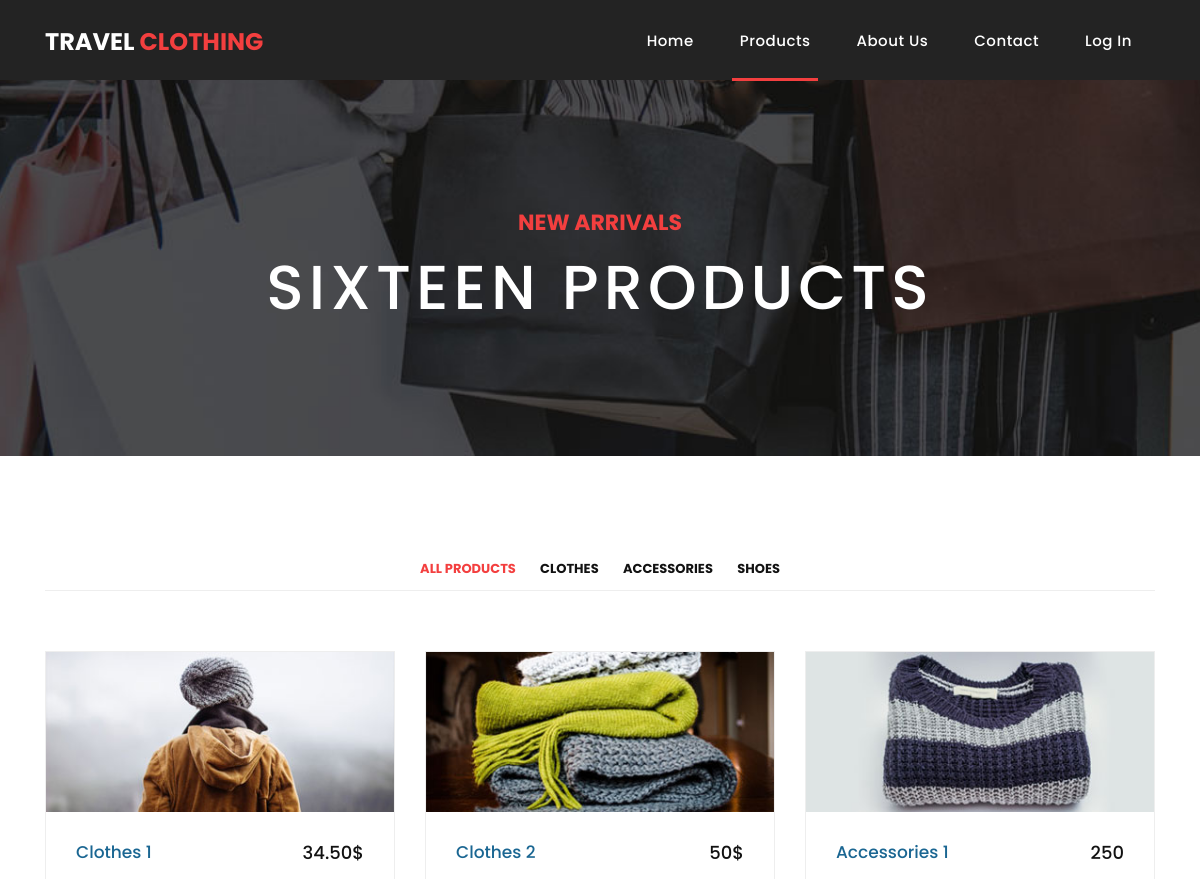
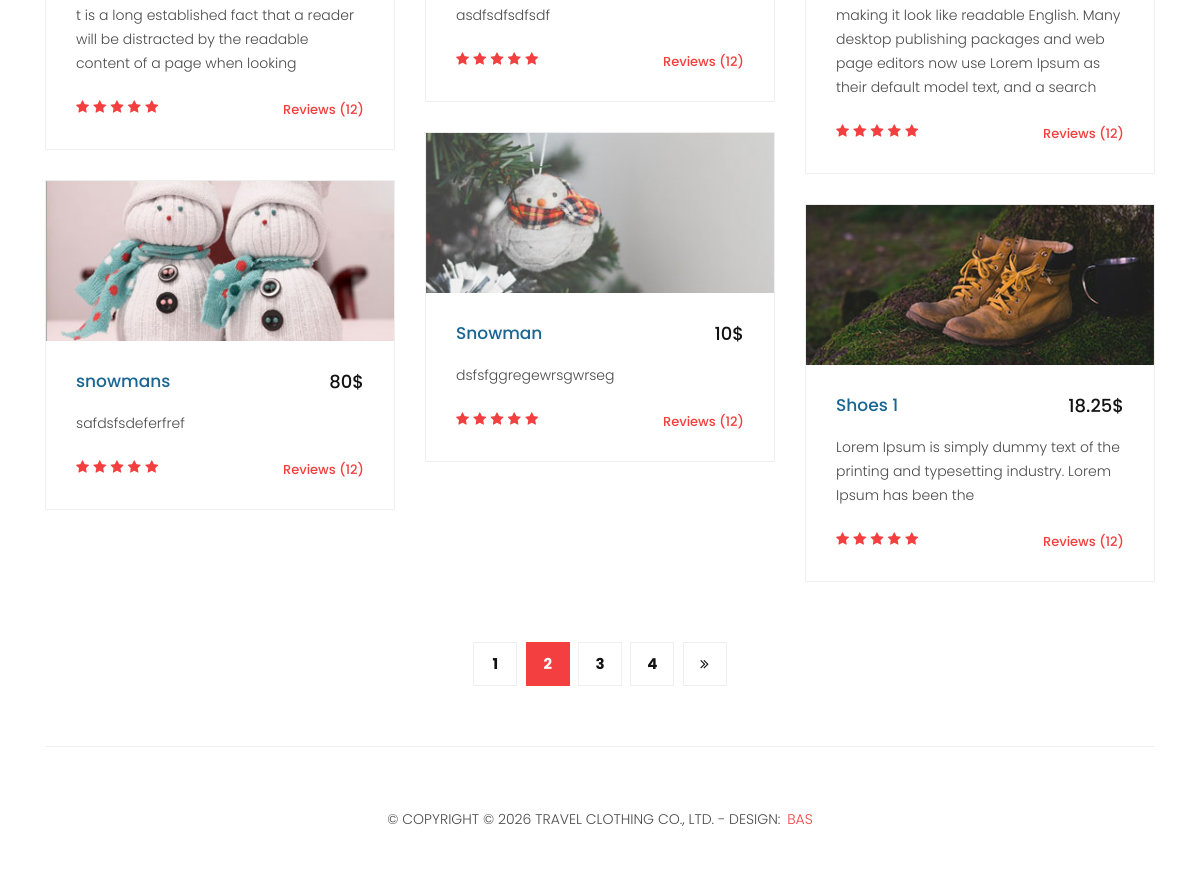
Page /products on the committed database (2 pictures, top to bottom).
### main/models.py (models this page shows, shortened)
class Header(models.Model):
    title = models.CharField('Title', max_length=50)
    colored_title = models.CharField('Colored Title', max_length=50)
    path1 = models.CharField('Path 1', max_length=50)
    path2 = models.CharField('Path 2', max_length=50)
    path3 = models.CharField('Path 3', max_length=50)
    path4 = models.CharField('Path 4', max_length=50)
    path5 = models.CharField('Path 5', max_length=50)
    class Meta:
        verbose_name = 'Header'
        verbose_name_plural = 'Header'

class ProductTitle(models.Model):
    title = models.CharField('Title', max_length=50)
    subtitle = models.CharField('Subtitle', max_length=50)
    img = models.ImageField('Image', upload_to='images')

class ProductCategory(models.Model):
    name = models.CharField('Category Name', max_length=50)
    class Meta:
        verbose_name = 'Product Category'
        verbose_name_plural = 'Product Categories'

class Product(models.Model):
    category = models.ForeignKey(ProductCategory, on_delete=models.CASCADE, related_name='cat_prod')
    img = models.ImageField('Name', upload_to='images')
    name = models.CharField('Name', max_length=50)
    text = models.TextField('Text')
    price = models.CharField('Price', max_length=50)

class Footer(models.Model):
    text = models.TextField('Copyright')
    name = models.CharField('Name', max_length=50)
    name_link = models.CharField('Name Link', max_length=50)
    class Meta:
        verbose_name = 'Footer'
        verbose_name_plural = 'Footer'

### main/views.py (the view)
# urls.py: path('products', views.products, name='products'),
def products(request):
    product_title = ProductTitle.objects.all()[0]
    product_category = ProductCategory.objects.all()
    return render(request, 'main/products.html', context={
        'link':'products',
        'header_content':double_content()[0],
        'footer_content':double_content()[1],
        'product_title':product_title,
        'product_category':product_category,
    })

### main/views.py (called while the page is built)
def double_content():
    header_content = Header.objects.all()[0]
    footer_content = Footer.objects.all()[0]
    return [header_content, footer_content]

### main/templates/main/products.html (shortened to what this page needs)
{% extends 'main/base.html' %}
  {% block body %}
    <div style="background-image: url({{ product_title.img.url }});" class="page-heading products-heading header-text">
      <div class="container">
        <div class="row">
          <div class="col-md-12">
            <div class="text-content">
              <h4>{{ product_title.title }}</h4>
              <h2>{{ product_title.subtitle }}</h2>
            </div>
          </div>
        </div>
      </div>
    </div>
    <div class="products">
      <div class="container">
        <div class="row">
          <div class="col-md-12">
            <div class="filters">
              <ul>
                  <a href=""><li class="active" data-filter="*">All Products</li></a>
                  {% for i in product_category %}
                    <a href="{% url 'index_detail' i.id %}"><li>{{ i.name }}</li></a>
                  {% endfor %}
              </ul>
            </div>
          </div>
          <div class="col-md-12">
            <div class="filters-content">
                <div class="row grid">
                  {% for i in product_category %}
                        {% for j in i.cat_prod.all %}
                            <div class="col-lg-4 col-md-4 all des">
                                <div class="product-item">
                                  <a href="#"><img src="{{ j.img.url }}" alt=""></a>
                                  <div class="down-content">
                                    <a href="#"><h4>{{ j.name }}</h4></a>
                                    <h6>{{ j.price }}</h6>
                                    <p>{{ j.text }}</p>
                                    <ul class="stars">
                                      <li><i class="fa fa-star"></i></li>
                                      <li><i class="fa fa-star"></i></li>
                                      <li><i class="fa fa-star"></i></li>
                                      <li><i class="fa fa-star"></i></li>
                                      <li><i class="fa fa-star"></i></li>
                                    </ul>
                                    <span>Reviews (12)</span>
                                  </div>
                                </div>
                            </div>
                        {% endfor %}
                    {% endfor %}
                </div>
            </div>
          </div>
          <div class="col-md-12">
            <ul class="pages">
              <li><a href="#">1</a></li>
              <li class="active"><a href="#">2</a></li>
              <li><a href="#">3</a></li>
              <li><a href="#">4</a></li>
              <li><a href="#"><i class="fa fa-angle-double-right"></i></a></li>
            </ul>
          </div>
        </div>
      </div>
    </div>
  {% endblock %}

### main/templates/main/base.html (shortened to what this page needs)
{% load static %}
<!DOCTYPE html>
<html lang="en">
  <head>
    <link href="{% static 'vendor/bootstrap/css/bootstrap.min.css' %}" rel="stylesheet">
    <link rel="stylesheet" href="{% static 'assets/css/fontawesome.css' %}">
    <link rel="stylesheet" href="{% static 'assets/css/templatemo-sixteen.css' %}">
    <link rel="stylesheet" href="{% static 'assets/css/owl.css' %}">
    <link rel="stylesheet" href="{% static 'assets/css/style.css' %}">
  </head>
    <body>
        <header class="">
          <nav class="navbar navbar-expand-lg">
            <div class="container">
              <a class="navbar-brand" href="{% url 'index' %}"><h2>{{ header_content.title }} <em>{{ header_content.colored_title }}</em></h2></a>
              <div class="collapse navbar-collapse" id="navbarResponsive">
                <ul class="navbar-nav ml-auto">
                  <li class="nav-item {% if link == 'index' %}active{% endif %}">
                    <a class="nav-link" href="{% url 'index' %}">{{ header_content.path1 }}
                    </a>
                  </li>
                  <li class="nav-item {% if link == 'products' %}active{% endif %}">
                    <a class="nav-link" href="{% url 'products' %}">{{ header_content.path2 }}</a>
                  </li>
                  <li class="nav-item {% if link == 'about' %}active{% endif %}">
                    <a class="nav-link" href="{% url 'about' %}">{{ header_content.path3 }}</a>
                  </li>
                  <li class="nav-item {% if link == 'contact' %}active{% endif %}">
                    <a class="nav-link" href="{% url 'contact' %}">{{ header_content.path4 }}</a>
                  </li>
                  {% if user.is_authenticated %}
                    <li class="nav-item">
                      <a class="nav-link" href="{% url 'logout' %}">Log Out {{ user.username }}</a>
                    </li>
                  {% else %}
                    <li class="nav-item {% if link == 'login' %}active{% endif %}">
                      <a class="nav-link" href="{% url 'login' %}">{{ header_content.path5 }}</a>
                    </li>
                  {% endif %}
                </ul>
              </div>
            </div>
          </nav>
        </header>
        {% block body %}{% endblock %}
        <footer>
            <div class="container">
              <div class="row">
                <div class="col-md-12">
                  <div class="inner-content">
                    <p>&copy; {{ footer_content.text }}
                    <a rel="nofollow noopener" href="{{ footer_content.name_link }}" target="_blank">{{ footer_content.name }}</a></p>
                  </div>
                </div>
              </div>
            </div>
          </footer>
    </body>
</html>

### main/static/assets/css/templatemo-sixteen.css (style rules this page uses)
body { font-family: 'Poppins', sans-serif; overflow-x: hidden; text-rendering: optimizeLegibility; -webkit-font-smoothing: antialiased; -moz-osx-font-smoothing: grayscale; }
p { margin-bottom: 0px; font-size: 14px; font-weight: 300; color: #4a4a4a; line-height: 24px; }
a { text-decoration: none!important; }
ul { padding: 0; margin: 0; list-style: none; }
h1,h2,h3,h4,h5,h6 { margin: 0px; }
.page-heading { padding: 210px 0px 130px 0px; text-align: center; background-position: center center; background-repeat: no-repeat; background-size: cover; }
.page-heading .text-content h4 { color: #f33f3f; font-size: 22px; text-transform: uppercase; font-weight: 700; margin-bottom: 15px; }
.page-heading .text-content h2 { color: #fff; font-size: 62px; text-transform: uppercase; letter-spacing: 5px; }
header { position: absolute; z-index: 99999; width: 100%; height: 80px; background-color: #232323; -webkit-transition: all 0.3s ease-in-out 0s; -moz-transition: all 0.3s ease-in-out 0s; -o-transition: all 0.3s ease-in-out 0s; transition: all 0.3s ease-in-out 0s; }
header .navbar { padding: 17px 0px; }
.navbar .navbar-brand { float: left; margin-top: -12px; outline: none; }
.navbar .navbar-brand h2 { color: #fff; text-transform: uppercase; font-size: 24px; font-weight: 700; -webkit-transition: all .3s ease 0s; -moz-transition: all .3s ease 0s; -o-transition: all .3s ease 0s; transition: all .3s ease 0s; }
.navbar .navbar-brand h2 em { font-style: normal; color: #f33f3f; }
#navbarResponsive { z-index: 999; }
.navbar-collapse { text-align: center; }
.navbar .navbar-nav .nav-item { margin: 0px 15px; }
.navbar .navbar-nav a.nav-link { text-transform: capitalize; font-size: 15px; font-weight: 500; letter-spacing: 0.5px; color: #fff; transition: all 0.5s; margin-top: 5px; }
.navbar .navbar-nav .nav-link:hover, .navbar .navbar-nav .active>.nav-link, .navbar .navbar-nav .nav-link.active, .navbar .navbar-nav .nav-link.show, .navbar .navbar-nav .show>.nav-link { color: #fff; padding-bottom: 25px; border-bottom: 3px solid #f33f3f; }
.product-item { border: 1px solid #eee; margin-bottom: 30px; }
.product-item .down-content { padding: 30px; position: relative; }
.product-item img { width: 100%; overflow: hidden; }
.product-item .down-content h4 { font-size: 17px; color: #1a6692; margin-bottom: 20px; }
.product-item .down-content h6 { position: absolute; top: 30px; right: 30px; font-size: 18px; color: #121212; }
.product-item .down-content p { margin-bottom: 20px; }
.product-item .down-content ul li { display: inline-block; }
.product-item .down-content ul li i { color: #f33f3f; font-size: 14px; }
.product-item .down-content span { position: absolute; right: 30px; bottom: 30px; font-size: 13px; color: #f33f3f; font-weight: 500; }
footer { text-align: center; }
footer .inner-content { border-top: 1px solid #eee; margin-top: 60px; padding: 60px 0px; }
footer .inner-content p { text-transform: uppercase; }
footer .inner-content p a { color: #f33f3f; margin-left: 3px; }
.products { margin-top: 100px; }
.products .filters { text-align: center; border-bottom: 1px solid #eee; padding-bottom: 10px; margin-bottom: 60px; }
.products .filters li { text-transform: uppercase; font-size: 13px; font-weight: 700; color: #121212; display: inline-block; margin: 0px 10px; transition: all .3s; cursor: pointer; }
.products .filters ul li.active, .products .filters ul li:hover { color: #f33f3f; }
.products ul.pages { margin-top: 30px; text-align: center; }
.products ul.pages li { display: inline-block; margin: 0px 2px; }
.products ul.pages li a { width: 44px; height: 44px; display: inline-block; line-height: 42px; border: 1px solid #eee; font-size: 15px; font-weight: 700; color: #121212; transition: all .3s; }
.products ul.pages li a:hover, .products ul.pages li.active a { background-color: #f33f3f; border-color: #f33f3f; color: #fff; }

### rows in the picture
Header: title "TRAVEL", colored_title "CLOTHING", path1 "Home", path2 "Products", path3 "About Us", path4 "Contact", path5 "Log In"
ProductTitle: img (picture), title "NEW ARRIVALS", subtitle "SIXTEEN PRODUCTS"
ProductCategory: name "CLOTHES"
ProductCategory: name "ACCESSORIES"
ProductCategory: name "SHOES"
Product: img (picture), name "Clothes 1", price "34.50$", text "t is a long established fact that a reader will be distracted by the readable content of a page when looking"
Product: img (picture), name "Clothes 2", price "50$", text "asdfsdfsdfsdf"
Product: img (picture), name "Accessories 1", price "250", text "making it look like readable English. Many desktop publishing packages and web page editors now use Lorem Ipsum as their default model text, and a search"
Product: img (picture), name "Snowman", price "10$", text "dsfsfggregewrsgwrseg"
Product: img (picture), name "snowmans", price "80$", text "safdsfsdeferfref"
Product: img (picture), name "Shoes 1", price "18.25$", text "Lorem Ipsum is simply dummy text of the printing and typesetting industry. Lorem Ipsum has been the"
Footer: text "COPYRIGHT © 2026 TRAVEL CLOTHING CO., LTD. - DESIGN:", name "BAS"
